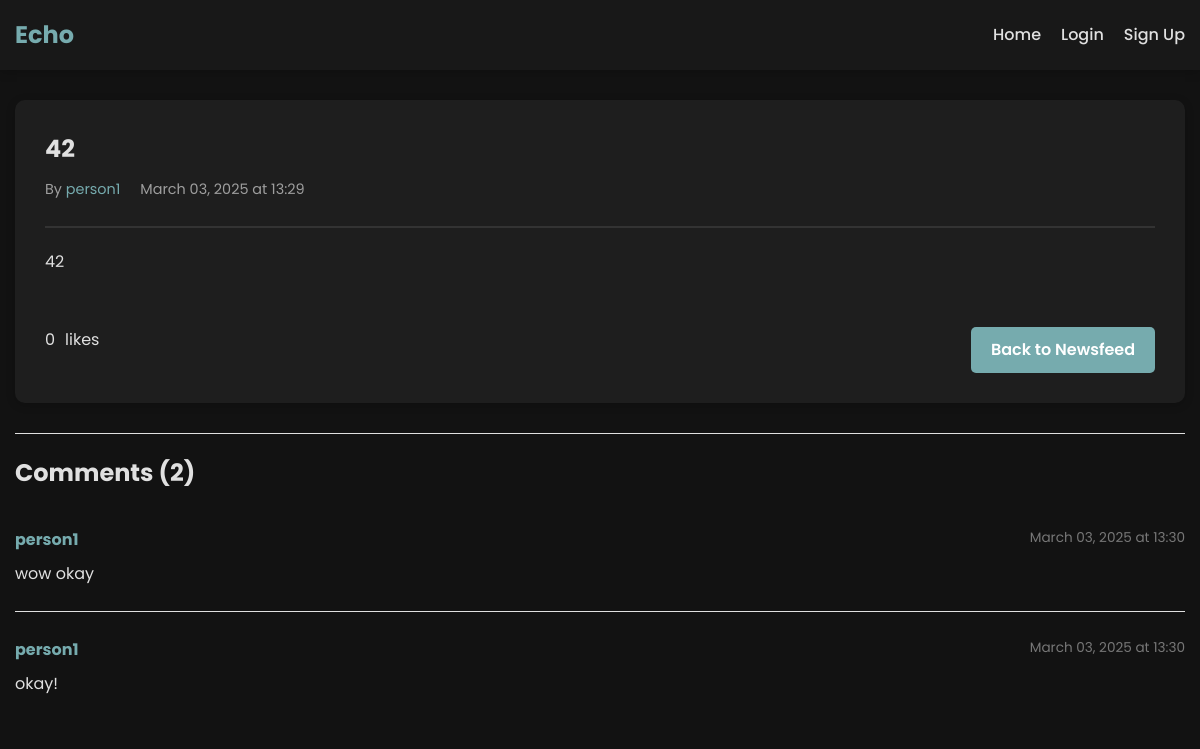
Screenshot of /post/2 with the database file from the repository.
### app.py (models this page shows, shortened)
class Post(db.Model):
    id = db.Column(db.Integer, primary_key=True)
    title = db.Column(db.String(100), nullable=False)
    content = db.Column(db.Text, nullable=False)
    timestamp = db.Column(db.DateTime, default=datetime.utcnow)
    user_id = db.Column(db.Integer, db.ForeignKey('user.id'), nullable=False)
    likes = db.relationship('Like', backref='post', lazy='dynamic', cascade='all, delete-orphan')
    comments = db.relationship('Comment', backref='post', lazy='dynamic', cascade='all, delete-orphan')
    edited = db.Column(db.Boolean, default=False)
    edited_timestamp = db.Column(db.DateTime, nullable=True)
    def likes_count(self):
        return self.likes.count()
    def comments_count(self):
        return self.comments.count()

class User(UserMixin, db.Model):
    id = db.Column(db.Integer, primary_key=True)
    username = db.Column(db.String(80), unique=True, nullable=False)
    email = db.Column(db.String(120), unique=True, nullable=False)
    password_hash = db.Column(db.String(128), nullable=False)
    bio = db.Column(db.Text, default='')
    join_date = db.Column(db.DateTime, default=datetime.utcnow)
    posts = db.relationship('Post', backref='author', lazy=True)
    likes = db.relationship('Like', backref='user', lazy='dynamic', cascade='all, delete-orphan')
    friends = db.relationship('User',
                              secondary=friendship,
                              primaryjoin=(friendship.c.user_id == id),
                              secondaryjoin=(friendship.c.friend_id == id),
                              backref=db.backref('followed_by', lazy='dynamic'),
                              lazy='dynamic')

class Comment(db.Model):
    id = db.Column(db.Integer, primary_key=True)
    content = db.Column(db.Text, nullable=False)
    timestamp = db.Column(db.DateTime, default=datetime.utcnow)
    user_id = db.Column(db.Integer, db.ForeignKey('user.id'), nullable=False)
    post_id = db.Column(db.Integer, db.ForeignKey('post.id'), nullable=False)
    edited = db.Column(db.Boolean, default=False)
    edited_timestamp = db.Column(db.DateTime, nullable=True)
    user = db.relationship('User', backref=db.backref('comments', lazy='dynamic'))

### app.py (the view)
@login_required
@app.route('/post/<int:post_id>')
def post(post_id):
    post = Post.query.get_or_404(post_id)
    comments = Comment.query.filter_by(post_id=post_id).order_by(Comment.timestamp.asc()).all()
    return render_template('post.html', post=post, comments=comments)

### templates/post.html (shortened to what this page needs)
{% extends 'base.html' %}
{% block content %}
    <div class="post-detail">
        <div class="post-detail-header">
            <h2>{{ post.title }}</h2>
            <div class="post-meta">
                <p>By <a href="{{ url_for('profile', username=post.author.username) }}">{{ post.author.username }}</a></p>
                <p>
                    {{ post.timestamp.strftime('%B %d, %Y at %H:%M') }}
                </p>
            </div>
        </div>
        <div class="post-detail-content">
            {{ post.content|safe }}
        </div>
        <div class="post-bottom">
            <div class="post-likes">
                <div class="like-section">
                    <span id="likes-count">{{ post.likes_count() }}</span> likes
                </div>
            </div>
            <div class="post-actions">
                <a href="{{ url_for('index') }}" class="btn btn-secondary">Back to Newsfeed</a>
            </div>
        </div>
    </div>
    <div class="comments-section">
        <h3>Comments ({{ post.comments_count() }})</h3>
        <div class="comments-list">
            {% if comments %}
                {% for comment in comments %}
                    <div class="comment" id="comment-{{ comment.id }}">
                        <div class="comment-header">
                            <div class="comment-user">
                                <a href="{{ url_for('profile', username=comment.user.username) }}">{{ comment.user.username }}</a>
                            </div>
                            <div class="comment-date">
                                {{ comment.timestamp.strftime('%B %d, %Y at %H:%M') }}
                            </div>
                        </div>
                        <div class="comment-content">
                            {{ comment.content }}
                        </div>
                    </div>
                {% endfor %}
            {% else %}
                <div class="no-comments">
                    <p>No comments yet. Be the first to comment!</p>
                </div>
            {% endif %}
        </div>
    </div>
{% endblock %}

### static/css/style.css (style rules this page uses)
:root { --primary-color: #76ABAE; --primary-dark: #3286a0; --secondary-color: #76ABAE; --secondary-dark: #3286a0; --danger-color: #cf6679; --danger-dark: #b55a68; --text-color: #e0e0e0; --text-light: #9e9e9e; --background-color: #121212; --card-color: #1e1e1e; --border-color: #333333; --box-shadow: 0 2px 10px rgba(0, 0, 0, 0.2); --highlight-color: #2d2d2d; }
* { margin: 0; padding: 0; box-sizing: border-box; }
body { font-family: 'Poppins', sans-serif; line-height: 1.6; color: var(--text-color); background-color: var(--background-color); display: flex; flex-direction: column; min-height: 100vh; overflow-x: hidden; }
a { color: var(--primary-color); text-decoration: none; transition: color 0.3s; }
.btn { display: inline-block; padding: 10px 20px; border-radius: 5px; font-weight: 500; cursor: pointer; text-align: center; border: none; transition: background-color 0.3s, transform 0.2s; }
.btn-primary, .btn-secondary, .btn-danger { font-weight: 600; }
.btn-secondary { background-color: var(--primary-color); color: white; }
.post-bottom { display: flex; justify-content: space-between; align-items: center; }
.post-card, .sidebar-section, .auth-card, .form-container, .post-detail, .user-card, .empty-state { background-color: var(--card-color); border-radius: 10px; box-shadow: var(--box-shadow); }
.author, .date, .post-info .author, .post-info .date, .user-info .join-date, .profile-info .join-date, .post-meta, .friends-container .user-info .join-date { font-size: 0.9rem; color: var(--text-light); }
.post-detail { padding: 30px; margin: 30px 0; }
.post-detail-header { margin-bottom: 20px; border-bottom: 2px solid var(--border-color); padding-bottom: 20px; }
.post-detail-header h2 { margin-bottom: 10px; color: var(--text-color); }
.post-meta { display: flex; flex-wrap: wrap; }
.post-meta p:first-child { margin-right: 20px; margin-bottom: 5px; }
.post-detail-content { line-height: 1.8; margin-bottom: 30px; }
.post-actions, .edit-form-actions { display: flex; gap: 10px; margin-top: 20px; }
.post-actions { justify-content: flex-end; flex-wrap: wrap; }
.post-likes { margin: 20px 0; }
.like-section { display: flex; align-items: center; gap: 10px; }
.comments-section { margin-top: 30px; border-top: 1px solid #e0e0e0; padding-top: 20px; }
.comments-section h3 { margin-bottom: 20px; font-size: 1.5rem; }
.comments-list { margin-top: 20px; }
.comment { border-bottom: 1px solid #e0e0e0; padding: 15px 0; margin-bottom: 10px; }
.comment:last-child { border-bottom: none; }
.comment-header { display: flex; justify-content: space-between; margin-bottom: 8px; }
.comment-user { font-weight: bold; }
.comment-date { color: #777; font-size: 0.85rem; }
.comment-content { margin-bottom: 10px; word-break: break-word; }

### rows the page displays
Post: title "42", timestamp "March 03, 2025 at 13:29", content "42"
User: author.username "person1"
Comment: user.username "person1", timestamp "March 03, 2025 at 13:30", content "wow okay"
Comment: user.username "person1", timestamp "March 03, 2025 at 13:30", content "okay!"

### other values shown
{{ post.likes_count() }} "0"
{{ post.comments_count() }} "2"
